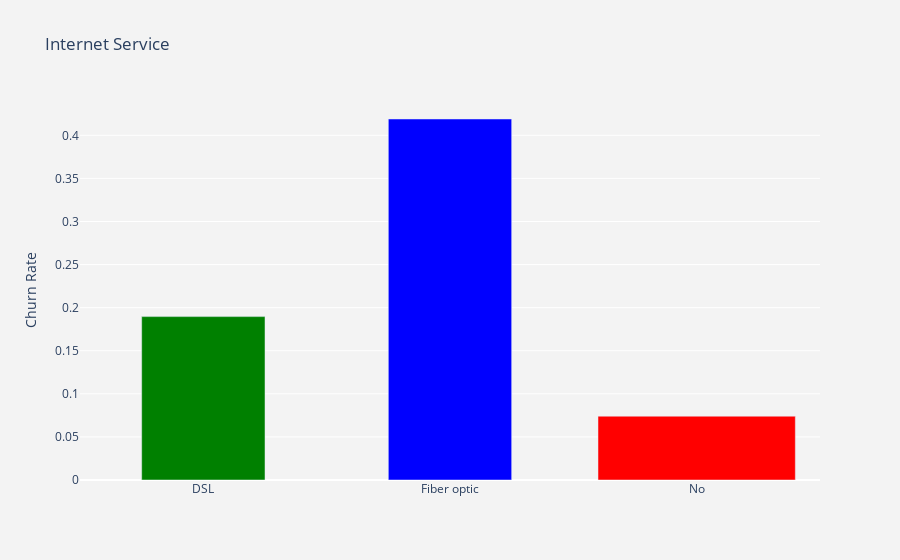

Write notebook code for a chart like this one.
### Code cell
df_plot = df_data.groupby('InternetService').Churn.mean().reset_index()
plot_data = [
    go.Bar(
        x=df_plot['InternetService'],
        y=df_plot['Churn'],
        width = [0.5, 0.5],
        marker=dict(
        color=['green', 'blue', 'red'])
    )
]
plot_layout = go.Layout(
        xaxis={"type": "category"},
        yaxis={"title": "Churn Rate"},
        title='Internet Service',
        plot_bgcolor  = 'rgb(243,243,243)',
        paper_bgcolor  = 'rgb(243,243,243)',
    )
fig = go.Figure(data=plot_data, layout=plot_layout)
pyoff.iplot(fig)

### Figure 1 — Plotly figure (JSON) as saved in the notebook; plotly's stock layout.template omitted (floating-point values rounded to 4 significant figures)
{"data": [{"marker": {"color": ["green", "blue", "red"]}, "type": "bar", "width": [0.5, 0.5], "x": ["DSL", "Fiber optic", "No"], "y": [0.1896, 0.4189, 0.07405]}], "layout": {"paper_bgcolor": "rgb(243,243,243)", "plot_bgcolor": "rgb(243,243,243)", "title": {"text": "Internet Service"}, "xaxis": {"type": "category"}, "yaxis": {"title": {"text": "Churn Rate"}}}}
